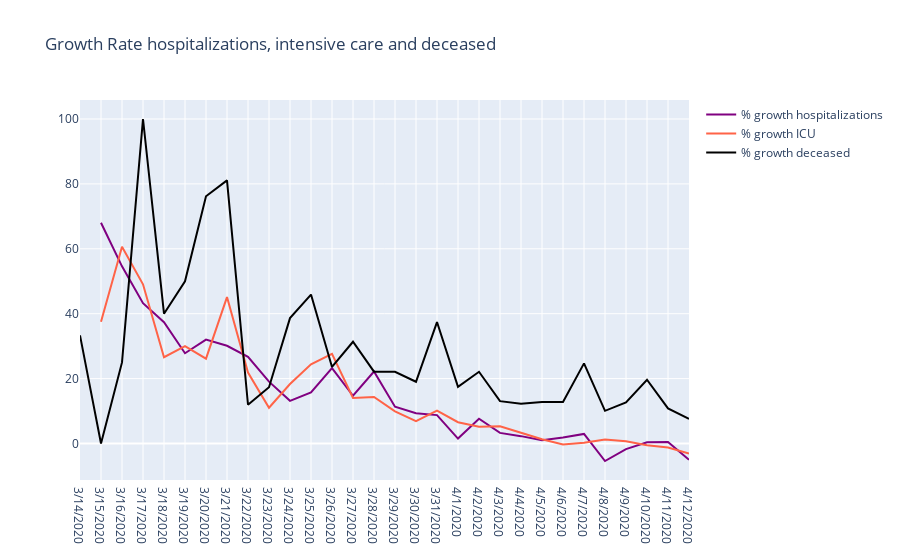

The notebook cell saved with this chart:
### Code cell
fig_bar_growth_severe = go.Figure()
fig_bar_growth_severe.layout={'title': 'Growth Rate hospitalizations, intensive care and deceased'}
fig_bar_growth_severe.add_trace(go.Scatter(x=df_growth_belgium_severe['date'], y=df_growth_belgium_severe['hospitalized'], name='% growth hospitalizations', line={'color': 'purple'}))
fig_bar_growth_severe.add_trace(go.Scatter(x=df_growth_belgium_severe['date'], y=df_growth_belgium_severe['icu'], name='% growth ICU', marker={'color':'tomato'}))
fig_bar_growth_severe.add_trace(go.Scatter(x=df_growth_belgium_severe['date'], y=df_growth_belgium_severe['deceased'], name='% growth deceased', marker={'color':'black'}))

### Figure 1 — Plotly figure (JSON) as saved in the notebook; plotly's stock layout.template omitted (floating-point values rounded to 4 significant figures)
{"data": [{"line": {"color": "purple"}, "name": "% growth hospitalizations", "type": "scatter", "x": ["3/14/2020", "3/15/2020", "3/16/2020", "3/17/2020", "3/18/2020", "3/19/2020", "3/20/2020", "3/21/2020", "3/22/2020", "3/23/2020", "3/24/2020", "3/25/2020", "3/26/2020", "3/27/2020", "3/28/2020", "3/29/2020", "3/30/2020", "3/31/2020", "4/1/2020", "4/2/2020", "4/3/2020", "4/4/2020", "4/5/2020", "4/6/2020", "4/7/2020", "4/8/2020", "4/9/2020", "4/10/2020", "4/11/2020", "4/12/2020"], "y": [null, "68.04%", "54.60%", "43.25%", "37.40%", "27.82%", "32.02%", "30.11%", "26.72%", "19.06%", "13.15%", "15.76%", "23.23%", "14.71%", "22.19%", "11.33%", "9.33%", "8.75%", "1.52%", "7.63%", "3.27%", "2.27%", "1.00%", "1.83%", "2.95%", "-5.39%", "-1.72%", "0.36%", "0.45%", "-5.00%"]}, {"marker": {"color": "tomato"}, "name": "% growth ICU", "type": "scatter", "x": ["3/14/2020", "3/15/2020", "3/16/2020", "3/17/2020", "3/18/2020", "3/19/2020", "3/20/2020", "3/21/2020", "3/22/2020", "3/23/2020", "3/24/2020", "3/25/2020", "3/26/2020", "3/27/2020", "3/28/2020", "3/29/2020", "3/30/2020", "3/31/2020", "4/1/2020", "4/2/2020", "4/3/2020", "4/4/2020", "4/5/2020", "4/6/2020", "4/7/2020", "4/8/2020", "4/9/2020", "4/10/2020", "4/11/2020", "4/12/2020"], "y": [null, "37.50%", "60.61%", "49.06%", "26.58%", "30.00%", "26.15%", "45.12%", "21.85%", "11.03%", "18.32%", "24.41%", "27.64%", "14.05%", "14.35%", "9.89%", "6.92%", "10.14%", "6.56%", "5.15%", "5.33%", "3.32%", "1.29%", "-0.32%", "0.24%", "1.27%", "0.71%", "-0.54%", "-1.25%", "-3.09%"]}, {"marker": {"color": "black"}, "name": "% growth deceased", "type": "scatter", "x": ["3/14/2020", "3/15/2020", "3/16/2020", "3/17/2020", "3/18/2020", "3/19/2020", "3/20/2020", "3/21/2020", "3/22/2020", "3/23/2020", "3/24/2020", "3/25/2020", "3/26/2020", "3/27/2020", "3/28/2020", "3/29/2020", "3/30/2020", "3/31/2020", "4/1/2020", "4/2/2020", "4/3/2020", "4/4/2020", "4/5/2020", "4/6/2020", "4/7/2020", "4/8/2020", "4/9/2020", "4/10/2020", "4/11/2020", "4/12/2020"], "y": ["33.33%", "0.00%", "25.00%", "100.00%", "40.00%", "50.00%", "76.19%", "81.08%", "11.94%", "17.33%", "38.64%", "45.90%", "23.60%", "31.36%", "22.15%", "22.10%", "19.03%", "37.43%", "17.45%", "22.10%", "13.06%", "12.25%", "12.78%", "12.79%", "24.69%", "10.07%", "12.63%", "19.66%", "10.83%", "7.59%"]}], "layout": {"title": {"text": "Growth Rate hospitalizations, intensive care and deceased"}}}
